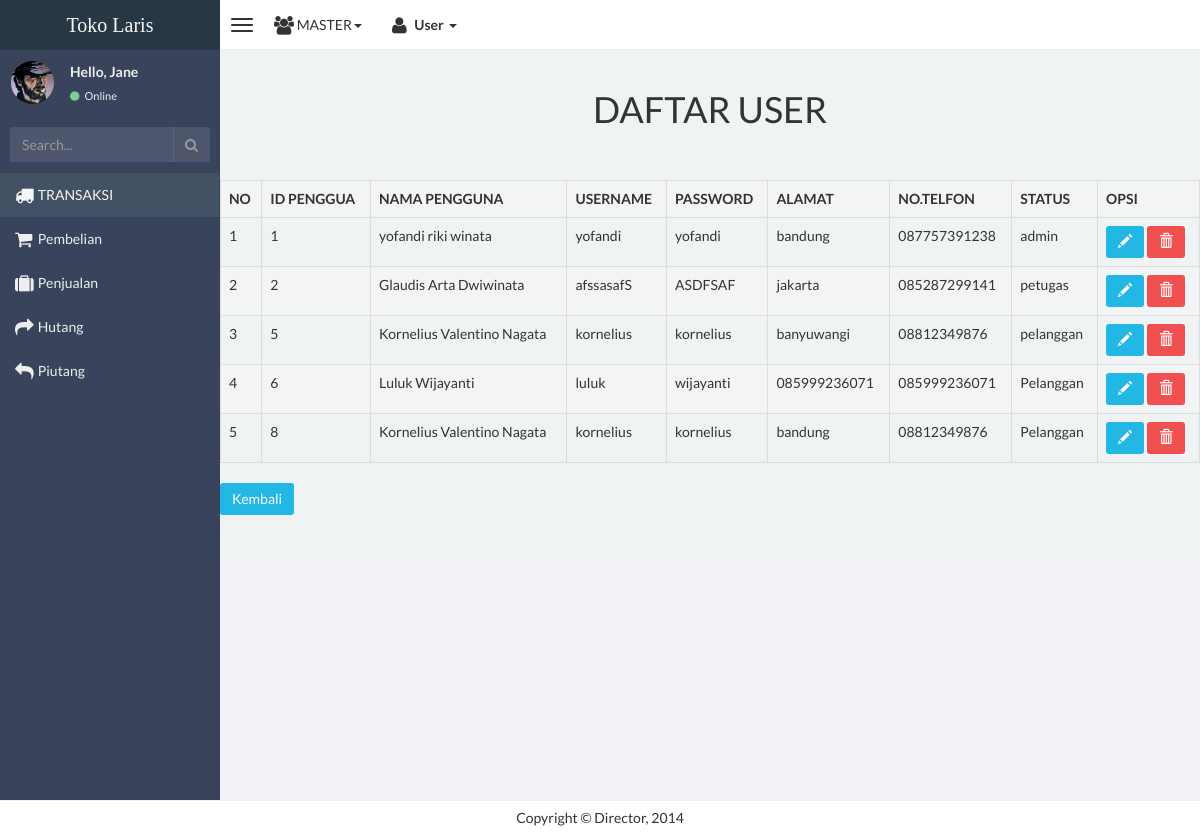
Screenshot of /master/daftar-user.php (signed in) with the database file from the repository.
### tables this page shows
CREATE TABLE `user` (
  `id_user` int(11) NOT NULL,
  `nama_pengguna` varchar(175) NOT NULL,
  `alamat` text NOT NULL,
  `telpon` varchar(20) NOT NULL,
  `level` varchar(20) NOT NULL,
  `username` varchar(175) NOT NULL,
  `password` varchar(200) NOT NULL
);

### master/daftar-user.php (the view, shortened to what this page needs)
<!doctype html>
<html lang="en">
<head>
    <link href="css/bootstrap.min.css" rel="stylesheet" type="text/css" />
    <link href="css/font-awesome.min.css" rel="stylesheet" type="text/css" />
    <link href="css/ionicons.min.css" rel="stylesheet" type="text/css" />
    <link href="css/morris/morris.css" rel="stylesheet" type="text/css" />
    <link href="css/jvectormap/jquery-jvectormap-1.2.2.css" rel="stylesheet" type="text/css" />
    <link href="css/datepicker/datepicker3.css" rel="stylesheet" type="text/css" />
    <link href="css/daterangepicker/daterangepicker-bs3.css" rel="stylesheet" type="text/css" />
    <link href="css/iCheck/all.css" rel="stylesheet" type="text/css" />
    <link href="css/style.css" rel="stylesheet" type="text/css" />
</head>
<body class="skin-black">
<?php include 'nav-bar.php'; ?>
<div class="wrapper row-offcanvas row-offcanvas-left">
    <aside class="left-side sidebar-offcanvas">
        <?php include 'side-bar.php'; ?>
    </aside>
                    <aside class="right-side">
                <section class="content">
                    <div class="row" style="margin-bottom:5px;">
                    <h1 align="center">DAFTAR USER</h1>
        <div class="content">
            <div class="container-fluid">
                <div class="row">
                    <div class="card">
                        <table class="table table-striped table-bordered">
                        <form method="POST" action="">
                            <tr>
                                <th>NO</th>
                                <th>ID PENGGUA</th>
                                <th>NAMA PENGGUNA</th>
                                <th>USERNAME</th>
                                <th>PASSWORD</th>
                                <th>ALAMAT</th>
                                <th>NO.TELFON</th>
                                <th>STATUS</th>
                                <th>OPSI</th>
                            </tr>
                            <?php
                            echo "<br>";
                            include "koneksi.php";
                            $no=1;
                            $result=mysqli_query($link, "SELECT * FROM user");
                            while ($row=mysqli_fetch_array($result)) {
                            ?>
                            <tr>
                                <td><?php echo $no++; ?></td>
                                <td><?php echo $row['id_user']; ?></td>
                                <td><?php echo $row['nama_pengguna'] ?></td>
                                <td><?php echo $row['username'] ?></td>
                                <td><?php echo $row['password']; ?></td>
                                <td><?php echo $row['alamat']; ?></td>
                                <td><?php echo $row['telpon']; ?></td>
                                <td><?php echo $row['level']; ?></td>
                                <td>
                                <a href="update-user.php?id=<?php echo $row['id_user'];?>" class="btn btn-info"><span class="glyphicon glyphicon-pencil"></span></a>
                                <a href="proses-deleteuser.php?id=<?php echo $row['id_user'];?>" class="btn btn-danger"><span class="glyphicon glyphicon-trash"></span></a>
                                </td>
                            </tr>
                            <?php } ?>
                        </form>
                        </table>
                        <a href="user.php" class="btn btn-info"> Kembali </a>
                      </div>
                    </div>
                      </section>
                  </div>
                <div class="footer-main">
                    Copyright &copy Director, 2014
                </div>
</body>
</html>

### rows the page displays
user: id_user "1", nama_pengguna "yofandi riki winata", username "yofandi", password "yofandi", alamat "bandung", telpon "087757391238", level "admin"
user: id_user "2", nama_pengguna "Glaudis Arta Dwiwinata", username "afssasafS", password "ASDFSAF", alamat "jakarta", telpon "085287299141", level "petugas"
user: id_user "5", nama_pengguna "Kornelius Valentino Nagata", username "kornelius", password "kornelius", alamat "banyuwangi", telpon "08812349876", level "pelanggan"
user: id_user "6", nama_pengguna "Luluk Wijayanti", username "luluk", password "wijayanti", alamat "085999236071", telpon "085999236071", level "Pelanggan"
user: id_user "8", nama_pengguna "Kornelius Valentino Nagata", username "kornelius", password "kornelius", alamat "bandung", telpon "08812349876", level "Pelanggan"
